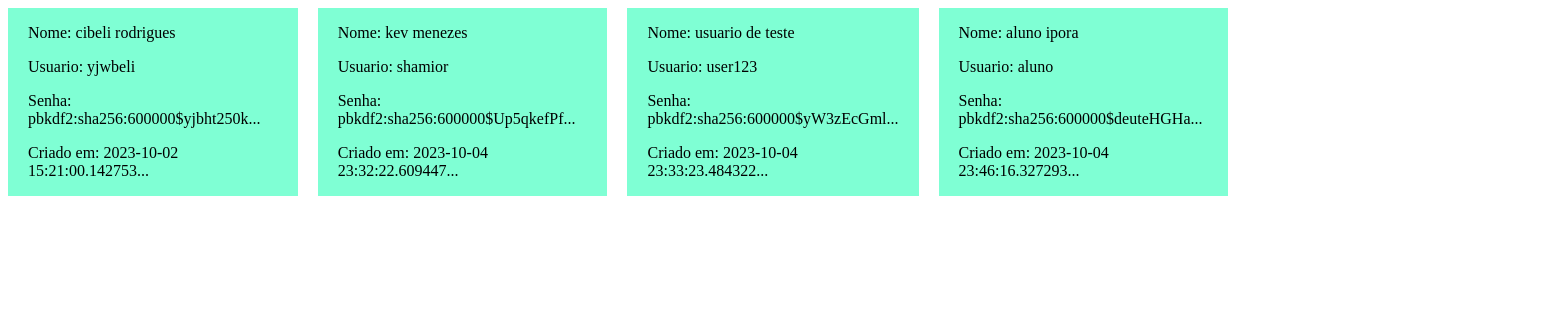
The page /listar/usuarios on the database as committed earlier.
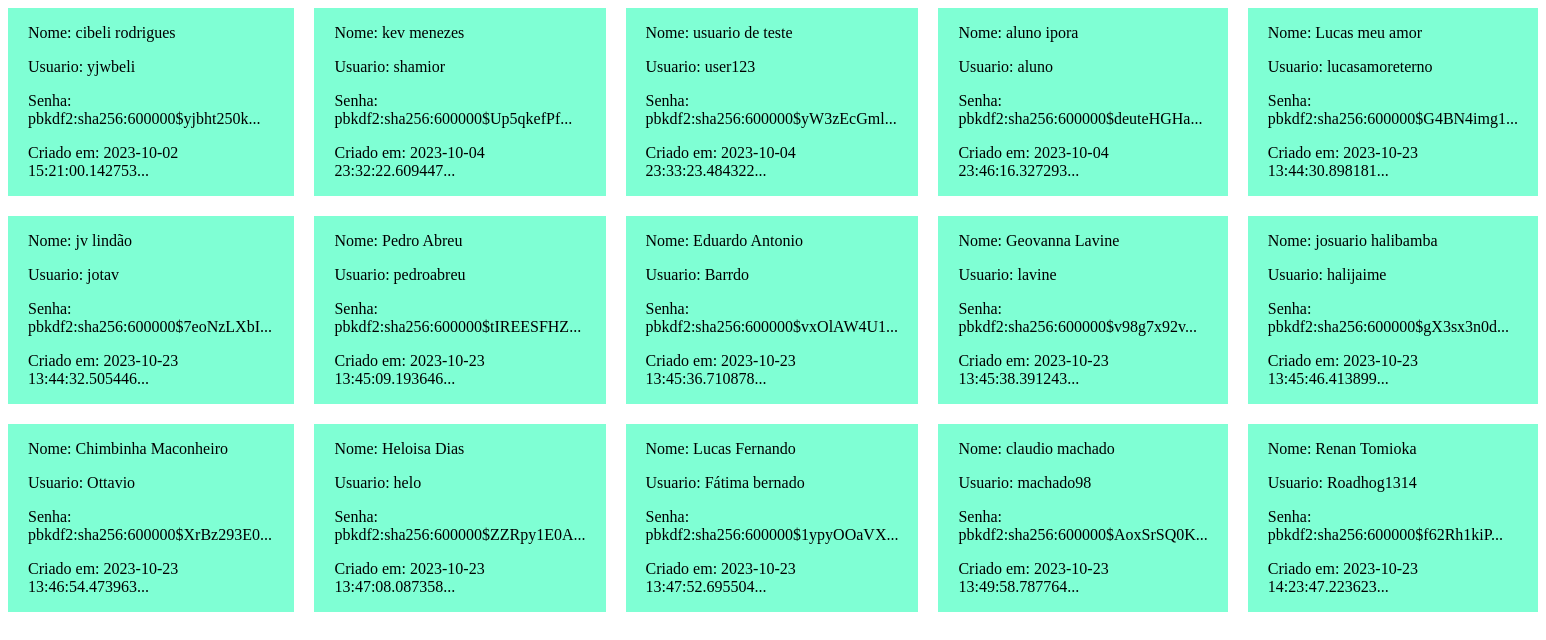
The same page on the database as committed later.
### models.py (models this page shows)
class Usuario(db.Model):
    usuario = Column(String(20), primary_key=True)
    nome = Column(String(64))
    sobrenome = Column(String(64))
    senha = Column(String(102))
    criado_em = Column(DateTime, default=datetime.now)

### app.py (the view)
@app.route("/listar/usuarios")
def listar_usuarios():
    users = Usuario.query.all()
    return render_template(
        "usuarios.html",
        usuarios=users
    )

### templates/usuarios.html (shortened to what this page needs)
<!DOCTYPE html>
<html lang="en">
<head>
</head>
<body style="display: grid; gap: 20px; grid-template-columns: repeat(5, 1fr);">
    {% for user in usuarios %}
    <div style="background-color: aquamarine; padding: 0 20px;">
        <p>Nome: {{ user.nome }} {{ user.sobrenome }}</p>
        <p>Usuario: {{ user.usuario }}</p>
        <p>Senha: {{ user.senha[:30] }}...</p>
        <p>Criado em: {{ user.criado_em }}...</p>
    </div>
    {% endfor %}
</body>
</html>

Rows that differ between the two databases and show on the page:
added Usuario: nome "Lucas", sobrenome "meu amor", usuario "lucasamoreterno", senha "pbkdf2:sha256:600000$G4BN4img1", criado_em "2023-10-23 13:44:30.898181"
added Usuario: nome "jv", sobrenome "lindão", usuario "jotav", senha "pbkdf2:sha256:600000$7eoNzLXbI", criado_em "2023-10-23 13:44:32.505446"
added Usuario: nome "Pedro", sobrenome "Abreu", usuario "pedroabreu", senha "pbkdf2:sha256:600000$tIREESFHZ", criado_em "2023-10-23 13:45:09.193646"
added Usuario: nome "Eduardo", sobrenome "Antonio", usuario "Barrdo", senha "pbkdf2:sha256:600000$vxOlAW4U1", criado_em "2023-10-23 13:45:36.710878"
added Usuario: nome "Geovanna", sobrenome "Lavine", usuario "lavine", senha "pbkdf2:sha256:600000$v98g7x92v", criado_em "2023-10-23 13:45:38.391243"
added Usuario: nome "josuario", sobrenome "halibamba", usuario "halijaime", senha "pbkdf2:sha256:600000$gX3sx3n0d", criado_em "2023-10-23 13:45:46.413899"
added Usuario: nome "Chimbinha", sobrenome "Maconheiro", usuario "Ottavio", senha "pbkdf2:sha256:600000$XrBz293E0", criado_em "2023-10-23 13:46:54.473963"
added Usuario: nome "Heloisa", sobrenome "Dias", usuario "helo", senha "pbkdf2:sha256:600000$ZZRpy1E0A", criado_em "2023-10-23 13:47:08.087358"
added Usuario: nome "Lucas", sobrenome "Fernando", usuario "Fátima bernado", senha "pbkdf2:sha256:600000$1ypyOOaVX", criado_em "2023-10-23 13:47:52.695504"
added Usuario: nome "claudio", sobrenome "machado", usuario "machado98", senha "pbkdf2:sha256:600000$AoxSrSQ0K", criado_em "2023-10-23 13:49:58.787764"
added Usuario: nome "Renan", sobrenome "Tomioka", usuario "Roadhog1314", senha "pbkdf2:sha256:600000$f62Rh1kiP", criado_em "2023-10-23 14:23:47.223623"
